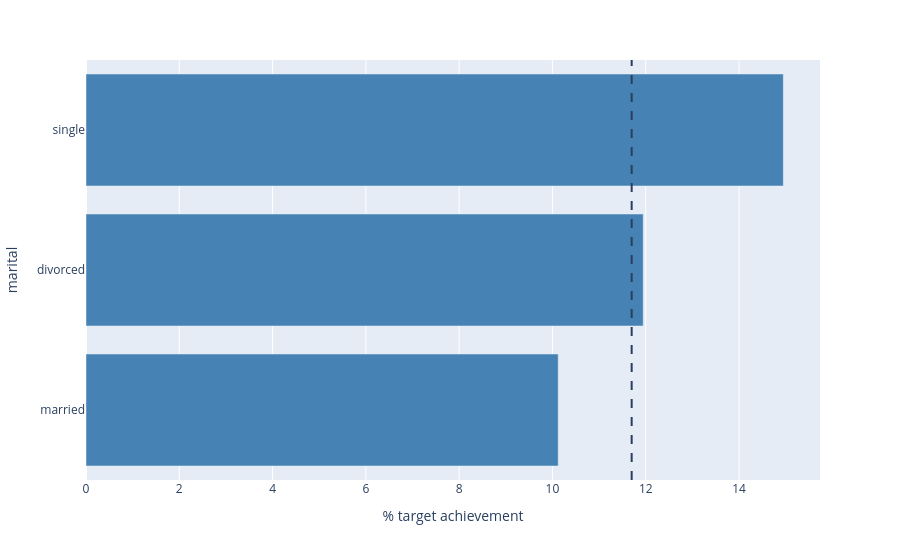

Notebook cell for this chart:
### Markdown cell above
Marital & Target

### Code cell
col2 = "marital"

temp_table2 = df.assign(
    categories2=df[col2].fillna("missing"),
    target=(df["y"] == "yes") * 100
)

rate2 = temp_table2.groupby("categories2")["target"].agg(mean_2="mean", n2="count").sort_values(by="mean_2").reset_index()

global_rate = (df["y"] == "yes").mean() * 100

fig5 = px.bar(
    rate2,
    x="mean_2",
    y="categories2",
    orientation="h",
    hover_data=["n2"]
)
fig5.update_traces(marker_color="steelblue")
fig5.add_vline(x=global_rate, line_dash="dash")
fig5.update_layout(xaxis_title="% target achievement", yaxis_title=col2)
fig5.show()

### Figure 1 — Plotly figure (JSON) as saved in the notebook; plotly's stock layout.template omitted (floating-point values rounded to 4 significant figures)
{"data": [{"customdata": [[27214], [5207], [12790]], "hovertemplate": "mean_2=%{x}<br>categories2=%{y}<br>n2=%{customdata[0]}<extra></extra>", "legendgroup": "", "marker": {"color": "steelblue", "pattern": {"shape": ""}}, "name": "", "orientation": "h", "showlegend": false, "textposition": "auto", "type": "bar", "x": [10.12, 11.95, 14.95], "xaxis": "x", "y": ["married", "divorced", "single"], "yaxis": "y"}], "layout": {"barmode": "relative", "legend": {"tracegroupgap": 0}, "margin": {"t": 60}, "shapes": [{"line": {"dash": "dash"}, "type": "line", "x0": 11.7, "x1": 11.7, "xref": "x", "y0": 0, "y1": 1, "yref": "y domain"}], "xaxis": {"anchor": "y", "domain": [0, 1], "title": {"text": "% target achievement"}}, "yaxis": {"anchor": "x", "domain": [0, 1], "title": {"text": "marital"}}}}
